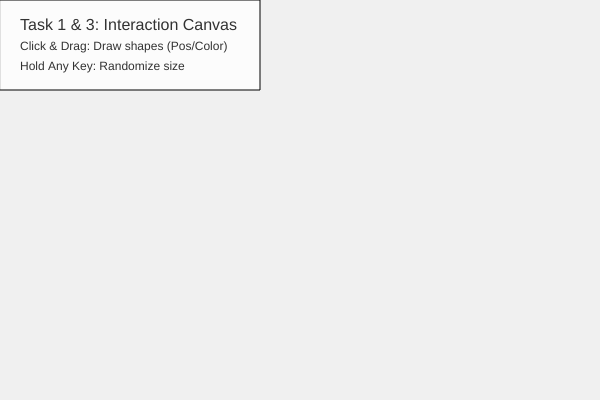
Frame 1 (no input)
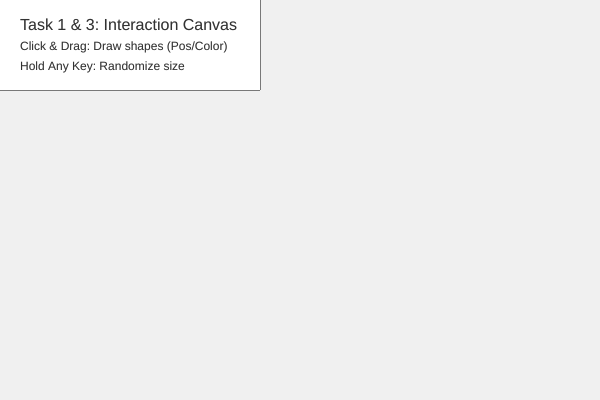
Frame 60 (no input)
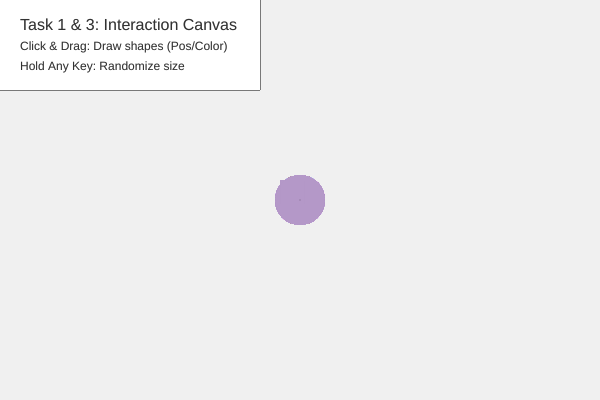
Frame 120 (the mouse pressed at the canvas centre since frame 60)

The p5.js sketch that drew these frames (run headless with seeded random() and noise() and a simulated clock; from frame 60 on, the mouse is pressed at the canvas centre):

// p5.js sketch
// ── sketch.js
// Task 1: Variables for Control
// Variables define the starting state of our composition 
let shapeSize = 50;      // Controls dimensions 
let shapeColor;          // Controls visual style 
let thickness = 2;       // Controls line weight

function setup() {
  createCanvas(600, 400);
  // Initializing color variable 
  shapeColor = color(100, 150, 200);
  background(240);
}

function draw() {
  // To allow painting
  // Google Gemini (2026)
  // Prompt: Generate me a code for interactive art
  // No modifications made
  // Task 3: Interaction (Mouse Controls Position & Color)
  // Using mouseX and mouseY to drive variables 
  let posX = mouseX; // Position controlled by mouse
  let posY = mouseY;
  
  // Mapping mouse position to color for Task 3 
  let r = map(mouseX, 0, width, 100, 255);
  let g = map(mouseY, 0, height, 100, 200);
  let b = 200;
  shapeColor = color(r, g, b, 100);

  // Task 1: Drawing Shapes with Variables
  if (mouseIsPressed) {
    stroke(0, 50);
    strokeWeight(thickness);
    
    // Shape 1: Line 
    line(posX, posY, width / 2, height / 2);
    
    fill(shapeColor);
    noStroke();
    
    // Shape 2: Circle 
    ellipse(posX, posY, shapeSize, shapeSize);
    
    // Shape 3: Rectangle 
    rect(posX - 20, posY - 20, shapeSize / 2, shapeSize / 2);
  }

  // Task 3: Interaction (Keyboard)
  // If a key is pressed, the size variable increases
  if (keyIsPressed) {
    shapeSize = random(20, 100); // Extension: Variable change 
  }

  // Static Text for UI
  drawUI();
}

function drawUI() {
  // UI Overlay
  fill(255, 200);
  rect(0, 0, 260, 90);
  
  fill(50);
  noStroke();
  textSize(16);
  text("Task 1 & 3: Interaction Canvas", 20, 30);
  
  textSize(12);
  text("Click & Drag: Draw shapes (Pos/Color)", 20, 50);
  text("Hold Any Key: Randomize size", 20, 70);
}
